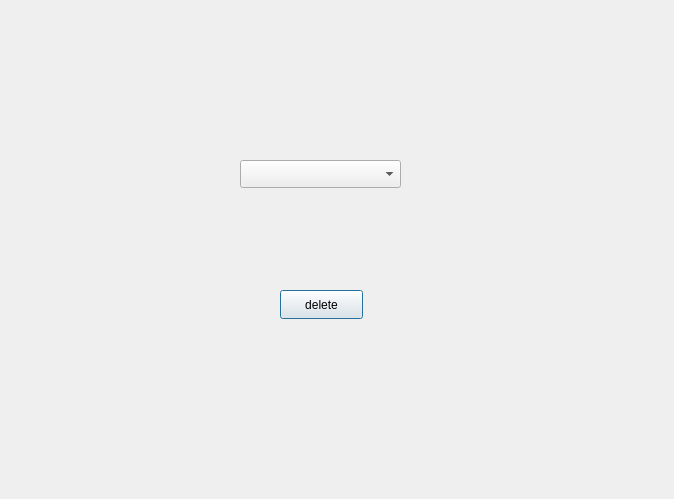
<?xml version="1.0" encoding="UTF-8"?>
<ui version="4.0">
 <class>deleteGraphpage</class>
 <widget class="QDialog" name="deleteGraphpage">
  <property name="geometry">
   <rect>
    <x>0</x>
    <y>0</y>
    <width>674</width>
    <height>499</height>
   </rect>
  </property>
  <property name="windowTitle">
   <string>Dialog</string>
  </property>
  <widget class="QComboBox" name="comboBox">
   <property name="geometry">
    <rect>
     <x>240</x>
     <y>160</y>
     <width>161</width>
     <height>28</height>
    </rect>
   </property>
  </widget>
  <widget class="QPushButton" name="pushButton">
   <property name="geometry">
    <rect>
     <x>280</x>
     <y>290</y>
     <width>83</width>
     <height>29</height>
    </rect>
   </property>
   <property name="text">
    <string>delete</string>
   </property>
  </widget>
 </widget>
 <resources/>
 <connections/>
</ui>
